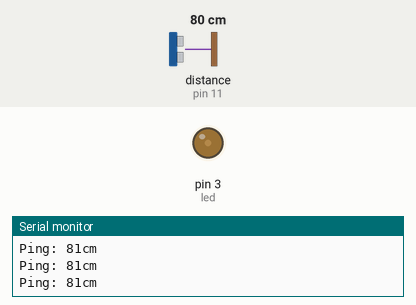
Recording of a sketch running on a simulated Arduino Uno, built with avr-gcc and run on an emulated ATmega328P. On the bench: output pins drawn as LEDs (lit = HIGH), the last lines printed to the serial monitor. Inputs (shaded band) come from the test bench; at power-on: distance to the obstacle (sensor on pin 11) 80 cm. The echo pulse lasts 58.3 µs per cm.

Above: at 1.2 s.
1.3 s: distance to the obstacle (sensor on pin 11) set to 72 cm
At 2.2 s:
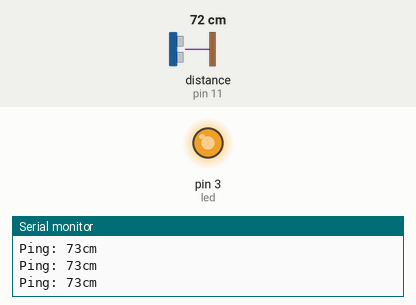
2.8 s: distance to the obstacle (sensor on pin 11) set to 9 cm
At 4.0 s:
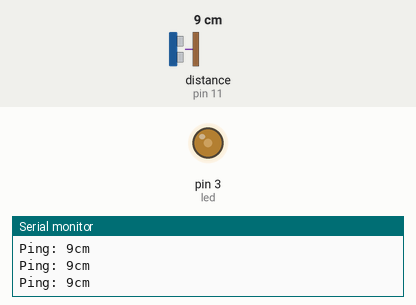
4.3 s: distance to the obstacle (sensor on pin 11) set to 18 cm
At 5.1 s:
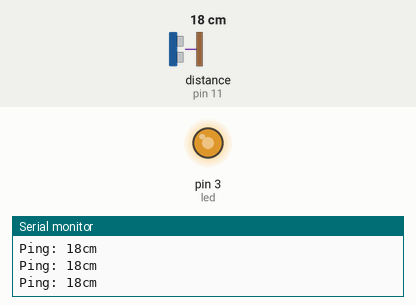
Timing chart, 0 to 7.3 s (numbered marks = the images above; inputs shaded):
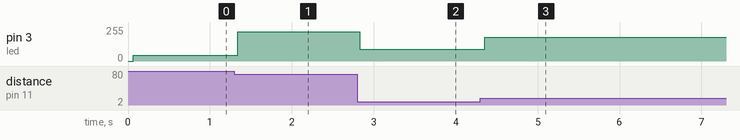

The sketch:

New_ping.ino
```cpp
#include <NewPing.h>

#define TRIGGER_PIN  12
#define ECHO_PIN     11
#define MAX_DISTANCE 20000
int led = 3;
int ledbrightness = 0;
NewPing sonar(TRIGGER_PIN, ECHO_PIN, MAX_DISTANCE);

void setup() {
  Serial.begin(9600);
  pinMode(led, OUTPUT);
}

void loop() {
  delay(50);
  Serial.print("Ping: ");
  Serial.print(sonar.ping_cm());
  Serial.println("cm");
  ledbrightness = 10 * sonar.ping_cm();
  analogWrite(led, ledbrightness);
}
```

Measured:
- the behaviour switches between 76 and 75 cm on distance to the obstacle (sensor on pin 11) (found by bisection; images 0 and 1)
- after the input at 1.3 s, pin 3 (led): 42/255 → 218/255 at once
- after the input at 2.8 s, pin 3 (led): 218/255 → 90/255 at once
- after the input at 4.3 s, pin 3 (led): 90/255 → 180/255 after 0.05 s
